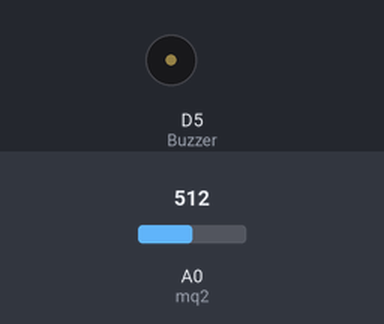
This sketch was run on a simulated ESP8266 (NodeMCU). Shown: buzzer (waves = sounding, pin HIGH). The test bench sets the inputs (shaded band); at power-on: A0 (mq2) = 512. WiFi joins after 1.5 s; servers stay silent unless stated.

Above: at 3.0 s.
3.1 s: A0 (mq2) set to 682
5.0 s: A0 (mq2) set to 717
At 6.8 s:
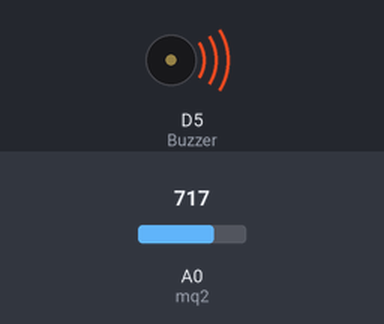
7.3 s: A0 (mq2) set to 690
At 8.3 s:
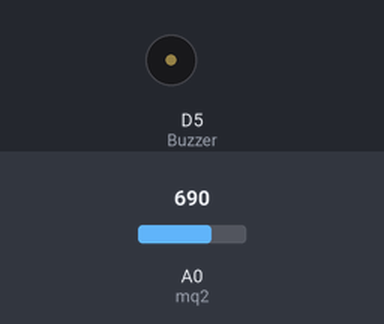
9.3 s: A0 (mq2) set to 710
At 11.1 s:
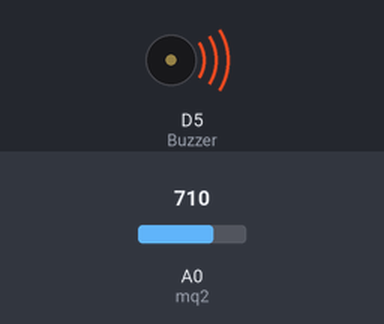
Timing chart, 0 to 12.3 s (numbered marks = the images above; inputs shaded):
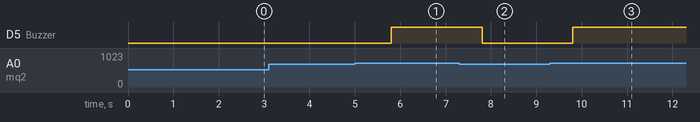

The sketch:

mq2_buzzer.ino
```cpp
#include <ESP8266WiFi.h>
#include <BlynkSimpleEsp8266.h>
#define BLYNK_PRINT Serial

char auth[] = "xxxxxxxxxxxxxx";
char ssid[] = "xxxxxxxx";
char pass[] = "xxxxxxxxxxx";

BlynkTimer timer;

int mq2 = A0; // smoke sensor is connected with the analog pin A0
int data = 0;

#define Buzzer D5

void setup()
{
  pinMode(Buzzer, OUTPUT);
  Serial.begin(115200);
  Blynk.begin(auth, ssid, pass);
  timer.setInterval(1000L, getSendData);
}

void loop()
{
  timer.run(); // Initiates SimpleTimer
  Blynk.run();
}

void getSendData()
{
data = analogRead(mq2);
  Blynk.virtualWrite(V2, data);

  if (data > 700 )
  {
    Blynk.notify("Smoke Detected!");
    digitalWrite(Buzzer, HIGH);
  }
  else
  {
    digitalWrite(Buzzer, LOW);
  }

}
```

Measured:
- the behaviour switches between 700 and 701 on A0 (mq2) (found by bisection; images 0 and 1)
- after the input at 3.1 s, every drawn part: stays the same
- after the input at 5.0 s, D5 (Buzzer): LOW → HIGH after 0.80 s
- after the input at 7.3 s, D5 (Buzzer): HIGH → LOW after 0.50 s
- after the input at 9.3 s, D5 (Buzzer): LOW → HIGH after 0.50 s
